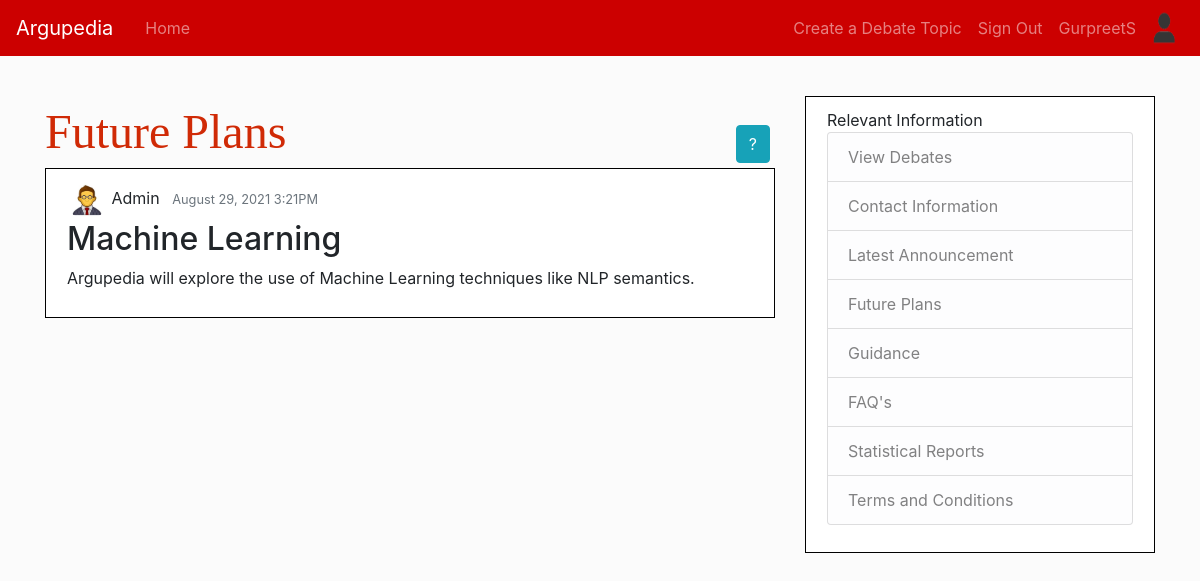
The page /Future/Plans/ (signed in) on the database its author committed.
### Argupedia/models.py (models this page shows, shortened)
class ArgProfile(models.Model):
    specalist = models.CharField(max_length=40)
    user = models.OneToOneField(User, on_delete=models.CASCADE)
    pict = models.ImageField(default='default.png', upload_to='arguserpic')
    time = models.DateTimeField(default=datetime.datetime.now)

class ArgFuture(models.Model):
    arg_future_plans_title = models.TextField()
    arg_future_plans_detail = models.TextField()
    author = models.ForeignKey(User, on_delete=models.CASCADE)
    arg_future_date = models.DateTimeField(default=datetime.datetime.now)

### Argupedia/views.py (the view)
# urls.py: path('Future/Plans/', ArgFutureListView.as_view(), name='future-home'),
class ArgFutureListView(ListView):
    model = ArgFuture
    template_name = 'Argupedia/futureplans.html'
    context_object_name = 'announcement'
    ordering = ['-arg_future_date']

### Argupedia/templates/Argupedia/futureplans.html (shortened to what this page needs)
{% extends "Argupedia/base.html" %}
{% block content %}
<font face=" Impact " size="10px" color="#D02A06" > Future Plans</font>
<button type="button" class="btn btn-info" data-toggle="modal" data-target="#myModal" style="margin-left: 445px;">?</button>
    {% for debate in announcement %}
        <article class=" buff">
          <div class="bone">
              <img class="rounded-circle article-img" src="{{ debate.author.argprofile.pict.url }}" width ="40" height="40">
              <a class="mr-2" >{{ debate.author }}</a>
              <small class="text-muted">{{ debate.arg_future_date|date:"F d, Y fA" }}</small>
            <h2><a>{{ debate.arg_future_plans_title }}</a></h2>
            <p class="format-nice">{{ debate.arg_future_plans_detail }}</p>
          </div>
        </article>
    {% endfor %}
{% endblock content %}

### Argupedia/templates/Argupedia/base.html (shortened to what this page needs)
{% load static %}
<!DOCTYPE html>
<html lang="en">
<head>
    <link rel="stylesheet" href="https://maxcdn.bootstrapcdn.com/bootstrap/4.0.0/css/bootstrap.min.css">
    <link rel="stylesheet" type="text/css" href="{%static 'Argupedia/csssheet.css' %}">
</head>
<bone>
      <nav class="navbar navbar-expand-md navbar-dark kings fixed-top">
          <a class="navbar-brand mr-4" href="/">Argupedia</a>
          <div class="collapse navbar-collapse" id="navbarToggle">
            <div class="navbar-nav mr-auto">
              <a class="nav-item nav-link" href="{% url 'arg-about' %}">Home</a>
            </div>
            <div class="navbar-nav">
                {% if user.is_authenticated %}
                    <a class="nav-item nav-link" href="{% url 'Arg-scheme' pk=100 %}">Create a Debate Topic</a>
                    <a class="nav-item nav-link" href="{% url 'signout' %}">Sign Out</a>
                     <a class="nav-item nav-link" href="{% url 'profile' %}">{{user.username}}</a>
                     <img class="rounded-circle article-img" src="{{ user.argprofile.pict.url }}" width ="40" height="40">
                {% else %}
                    <a class="nav-item nav-link" href="{% url 'signin' %}">Sign In</a>
                    <a class="nav-item nav-link" href="{% url 'register' %}">Sign up</a>
                {% endif %}
            </div>
          </div>
      </nav>
    <main role="main" class="container">
      <div class="row">
        <div class="col-lg-8">
          {% block content %}{% endblock %}
        </div>
        <div class="col-lg-4">
          <div class="buff">
            <font>Relevant Information</font>
              <ul class="list-group">
                <a class="list-group-item list-group-item-light" href="{% url 'argupedia-home' %}">View Debates</a>
                <a class="list-group-item list-group-item-light ayy" href="{% url 'contact-info' %}">Contact Information</a>
                <a class="list-group-item list-group-item-light" href="{% url 'arg-home' %}">Latest Announcement</a>
                <a class="list-group-item list-group-item-light" href="{% url 'future-home' %}">Future Plans</a>
                <a class="list-group-item list-group-item-light" href="{% url 'guidance' %}">Guidance</a>
                <a class="list-group-item list-group-item-light" href="{% url 'FAQ' %}">FAQ's</a>
                <a class="list-group-item list-group-item-light" href="{% url 'reports' %}">Statistical Reports</a>
                  <a class="list-group-item list-group-item-light" href="{% url 'Rules' %}">Terms and Conditions</a>
              </ul>
          </div>
        </div>
      </div>
    </main>
</bone>
</html>

### Argupedia/static/Argupedia/csssheet.css (style rules this page uses)
.kings { background-color: #cc0000; }
.buff { background: #ffffff; padding: 11px 21px; margin-bottom: 14px; border: 1px solid #000000; }
.format-nice { white-space: pre-line; }

### rows shown on the page
ArgFuture: author.argprofile.pict (picture), author "Admin", arg_future_date "August 29, 2021 3:21PM", arg_future_plans_title "Machine Learning", arg_future_plans_detail "Argupedia will explore the use of Machine Learning techniques like NLP semantics."

### other values the page prints
{{ user.username }} "GurpreetS"
